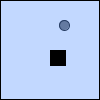
Frame 1 (no input)
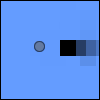
Frame 60 (the mouse pressed at the canvas centre just before this capture)
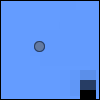
Frame 120 (the mouse held since frame 60 and released just before this capture)

The Processing sketch that drew these frames (run headless with seeded random() and noise(); from frame 60 on, the mouse is pressed at the canvas centre):

// Processing sketch: processing_72122
// ── processing_72122.pde

//Bozhong H. Ticklish Pengiun Comp 1 Mods 14-15
int x=50;
int y=50;
int randomx=int(random(100));
int randomy=int(random(100));
void setup()
{
  size(100, 100);
  background(255);
  frameRate(60);
}
void draw()
{
  snake();
}
void snake()
{
  fill(100);
  ellipse(randomx, randomy, 10, 10);
  fill(100, 155, 255, 100);
  rect(0, 0, 99, 99);
  fill(0);
  rect(x, y, 15, 15);
  int direction=int(random(0, 4));
  if (direction==0)
  {
    x=x+10;
  }
  else if (direction==1)
  {
    x=x-10;
  }
  else if (direction==2)
  {
    y=y+10;
  }
  else
  {
    y=y-10;
  }
  if (x<0)
  {
    x=x+30;
  }
  if (y>100)
  {
    y=y-30;
  }
  if (x>100)
  {
    x=x-30;
  }
  if (y<0)
  {
    y=y+30;
  }
  if (get(randomx,randomy)==color(0))
  {
    randomx=int(random(100));
    randomy=int(random(100));
  }
}
